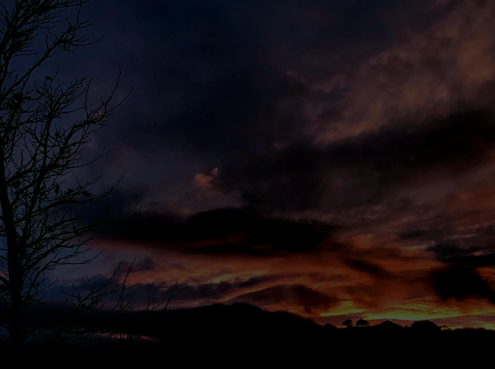
#> input picture darkImg.png, 495 x 369 px
$ python hisEQ.py
#> lines starting #> are read from the running program, lines starting #| are printed output that depends on the picture
# import Opencv
import cv2

# import Numpy
import numpy as np

# read a image using imread
img = cv2.imread('darkImg.png')
#> img is the input picture: shape (369, 495, 3); mean B, G, R 18.7, 14.8, 21.4

# creating a Histograms Equalization
# of a image using cv2.equalizeHist()
R, G, B = cv2.split(img)
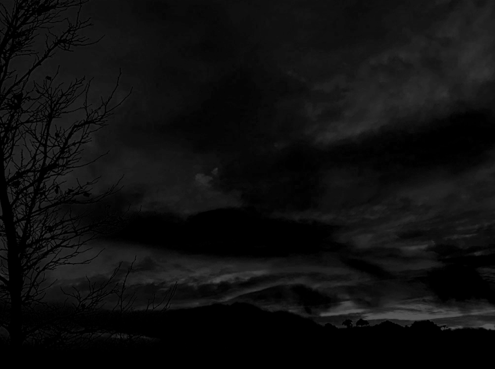
#> G: shape (369, 495); min 0, max 87, mean 14.8
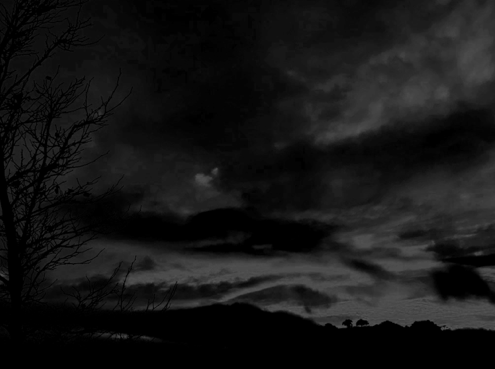
#> B: shape (369, 495); min 0, max 87, mean 21.4

output1_R = cv2.equalizeHist(R)
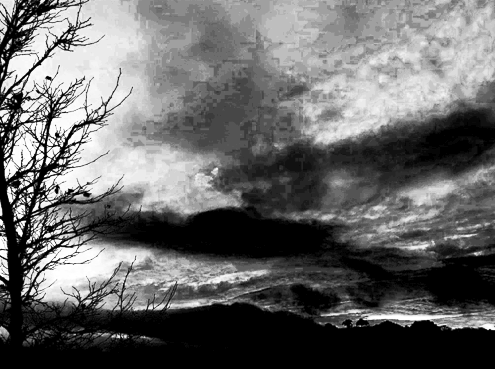
#> output1_R: shape (369, 495); min 0, max 255, mean 103.9
output1_G = cv2.equalizeHist(G)
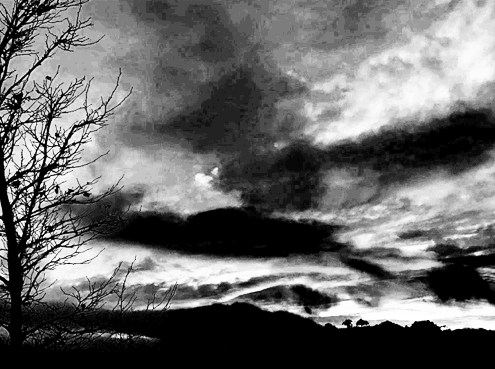
#> output1_G: shape (369, 495); min 0, max 255, mean 104.4
output1_B = cv2.equalizeHist(B)
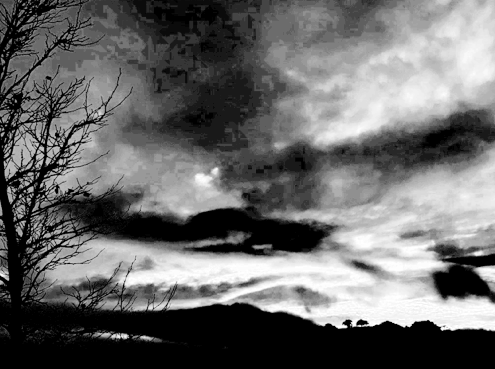
#> output1_B: shape (369, 495); min 0, max 255, mean 104.9

equ = cv2.merge((output1_R, output1_G, output1_B))
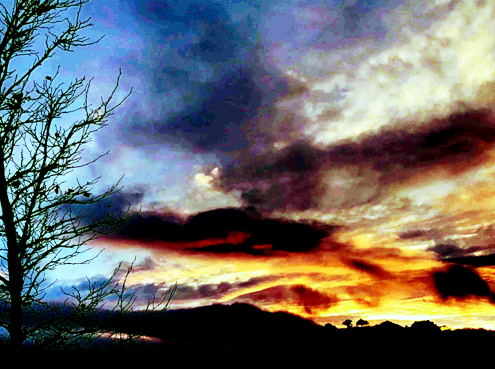
#> equ: shape (369, 495, 3); mean B, G, R 103.9, 104.4, 104.9

# stacking images side-by-side
res = np.hstack((img, equ))
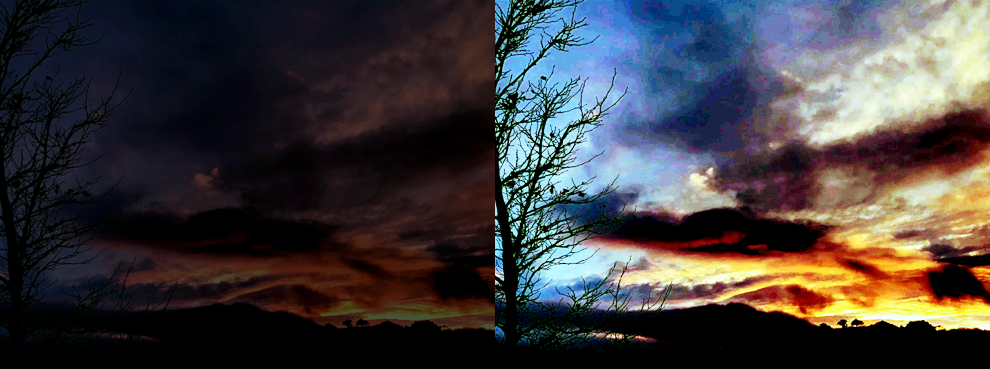
#> res: shape (369, 990, 3); mean B, G, R 61.3, 59.6, 63.1

# show image input vs output
cv2.imshow("after", equ)

cv2.waitKey(0)
cv2.destroyAllWindows()
#cv2.imwrite("dark_eq_after.png", equ)

$ run again, with bag.png copied over darkImg.png
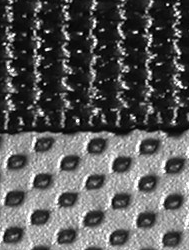
#> input picture bag.png, 189 x 250 px
#> img is the input picture: shape (250, 189, 3); min 0, max 255, mean 89.3
#> `output1_R = cv2.equalizeHist(R)`:
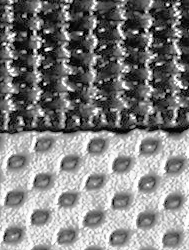
#> output1_R: shape (250, 189); min 0, max 255, mean 128.5
#> `res = np.hstack((img, equ))`:
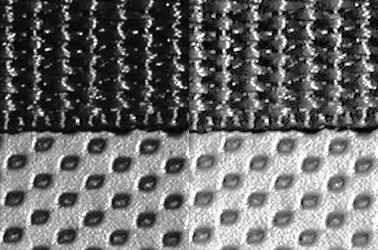
#> res: shape (250, 378, 3); min 0, max 255, mean 108.9

$ run again, with brain.png copied over darkImg.png
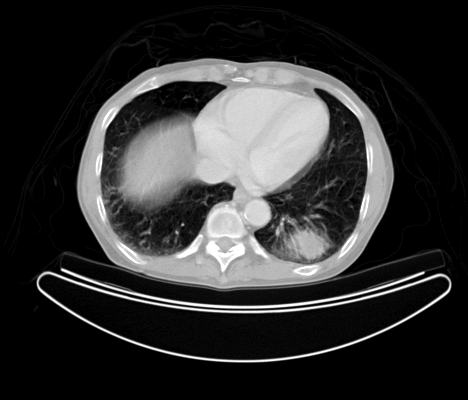
#> input picture brain.png, 468 x 400 px
#> img is the input picture: shape (400, 468, 3); min 0, max 255, mean 49.5
#> `output1_R = cv2.equalizeHist(R)`:
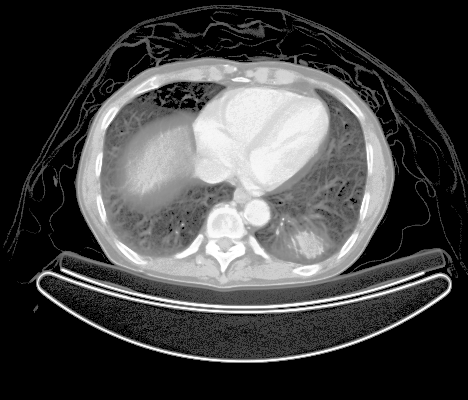
#> output1_R: shape (400, 468); min 0, max 255, mean 68.3
#> `res = np.hstack((img, equ))`:
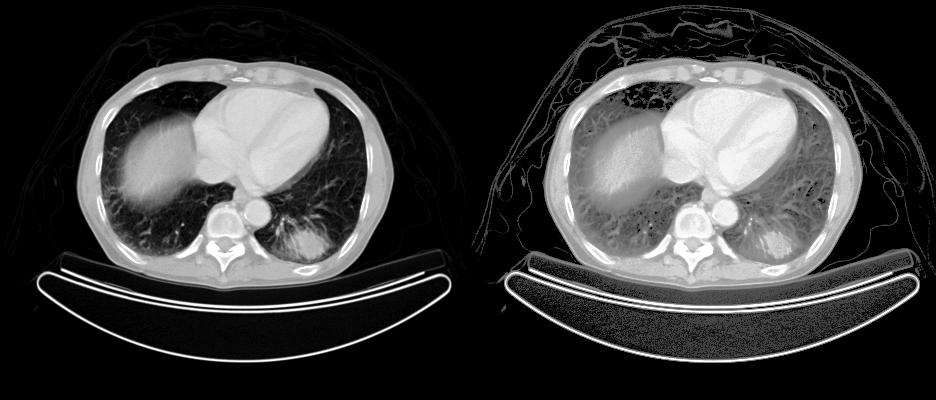
#> res: shape (400, 936, 3); min 0, max 255, mean 58.9
